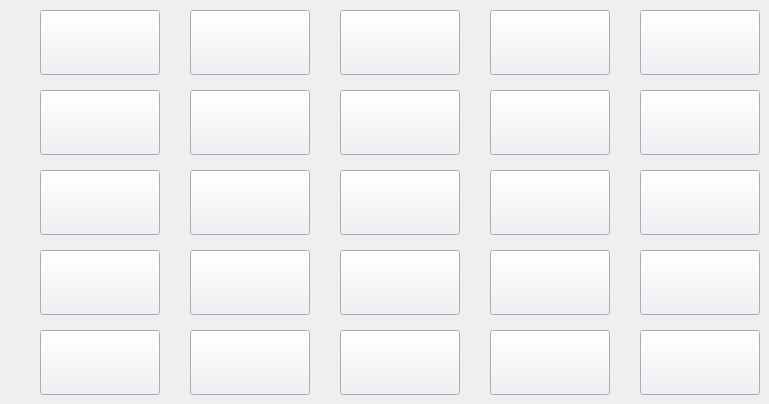
   <widget class="QWidget" name="tab_8">
    <attribute name="title">
     <string/>
    </attribute>
    <widget class="QPushButton" name="prod_39">
     <property name="geometry">
      <rect>
       <x>490</x>
       <y>170</y>
       <width>120</width>
       <height>65</height>
      </rect>
     </property>
     <property name="sizePolicy">
      <sizepolicy hsizetype="Minimum" vsizetype="Maximum">
       <horstretch>0</horstretch>
       <verstretch>0</verstretch>
      </sizepolicy>
     </property>
     <property name="font">
      <font>
       <family>Arial</family>
       <pointsize>8</pointsize>
       <weight>75</weight>
       <italic>true</italic>
       <bold>true</bold>
       <underline>false</underline>
       <kerning>true</kerning>
      </font>
     </property>
     <property name="cursor">
      <cursorShape>OpenHandCursor</cursorShape>
     </property>
     <property name="autoFillBackground">
      <bool>false</bool>
     </property>
     <property name="styleSheet">
      <string notr="true">QPushButton{background:#ecf0f5;}
QPushButton:hover{background:white}</string>
     </property>
     <property name="text">
      <string/>
     </property>
    </widget>
    <widget class="QPushButton" name="prod_43">
     <property name="geometry">
      <rect>
       <x>340</x>
       <y>250</y>
       <width>120</width>
       <height>65</height>
      </rect>
     </property>
     <property name="sizePolicy">
      <sizepolicy hsizetype="Minimum" vsizetype="Maximum">
       <horstretch>0</horstretch>
       <verstretch>0</verstretch>
      </sizepolicy>
     </property>
     <property name="font">
      <font>
       <family>Arial</family>
       <pointsize>8</pointsize>
       <weight>75</weight>
       <italic>true</italic>
       <bold>true</bold>
       <underline>false</underline>
       <kerning>true</kerning>
      </font>
     </property>
     <property name="cursor">
      <cursorShape>OpenHandCursor</cursorShape>
     </property>
     <property name="autoFillBackground">
      <bool>false</bool>
     </property>
     <property name="styleSheet">
      <string notr="true">QPushButton{background:#ecf0f5;}
QPushButton:hover{background:white}</string>
     </property>
     <property name="text">
      <string/>
     </property>
    </widget>
    <widget class="QPushButton" name="prod_36">
     <property name="geometry">
      <rect>
       <x>40</x>
       <y>170</y>
       <width>120</width>
       <height>65</height>
      </rect>
     </property>
     <property name="sizePolicy">
      <sizepolicy hsizetype="Minimum" vsizetype="Maximum">
       <horstretch>0</horstretch>
       <verstretch>0</verstretch>
      </sizepolicy>
     </property>
     <property name="font">
      <font>
       <family>Arial</family>
       <pointsize>8</pointsize>
       <weight>75</weight>
       <italic>true</italic>
       <bold>true</bold>
       <underline>false</underline>
       <kerning>true</kerning>
      </font>
     </property>
     <property name="cursor">
      <cursorShape>OpenHandCursor</cursorShape>
     </property>
     <property name="autoFillBackground">
      <bool>false</bool>
     </property>
     <property name="styleSheet">
      <string notr="true">QPushButton{background:#ecf0f5;}
QPushButton:hover{background:white}</string>
     </property>
     <property name="text">
      <string/>
     </property>
    </widget>
    <widget class="QPushButton" name="prod_28">
     <property name="geometry">
      <rect>
       <x>340</x>
       <y>10</y>
       <width>120</width>
       <height>65</height>
      </rect>
     </property>
     <property name="sizePolicy">
      <sizepolicy hsizetype="Minimum" vsizetype="Maximum">
       <horstretch>0</horstretch>
       <verstretch>0</verstretch>
      </sizepolicy>
     </property>
     <property name="font">
      <font>
       <family>Arial</family>
       <pointsize>8</pointsize>
       <weight>75</weight>
       <italic>true</italic>
       <bold>true</bold>
       <underline>false</underline>
       <kerning>true</kerning>
      </font>
     </property>
     <property name="cursor">
      <cursorShape>OpenHandCursor</cursorShape>
     </property>
     <property name="autoFillBackground">
      <bool>false</bool>
     </property>
     <property name="styleSheet">
      <string notr="true">QPushButton{background:#ecf0f5;}
QPushButton:hover{background:white}</string>
     </property>
     <property name="text">
      <string/>
     </property>
    </widget>
    <widget class="QPushButton" name="prod_26">
     <property name="geometry">
      <rect>
       <x>40</x>
       <y>10</y>
       <width>120</width>
       <height>65</height>
      </rect>
     </property>
     <property name="sizePolicy">
      <sizepolicy hsizetype="Minimum" vsizetype="Maximum">
       <horstretch>0</horstretch>
       <verstretch>0</verstretch>
      </sizepolicy>
     </property>
     <property name="font">
      <font>
       <family>Arial</family>
       <pointsize>8</pointsize>
       <weight>75</weight>
       <italic>true</italic>
       <bold>true</bold>
       <underline>false</underline>
       <kerning>true</kerning>
      </font>
     </property>
     <property name="cursor">
      <cursorShape>OpenHandCursor</cursorShape>
     </property>
     <property name="toolTipDuration">
      <number>-1</number>
     </property>
     <property name="autoFillBackground">
      <bool>false</bool>
     </property>
     <property name="styleSheet">
      <string notr="true">QPushButton{background:#ecf0f5;}
QPushButton:hover{background:white}</string>
     </property>
     <property name="text">
      <string/>
     </property>
    </widget>
    <widget class="QPushButton" name="prod_42">
     <property name="geometry">
      <rect>
       <x>190</x>
       <y>250</y>
       <width>120</width>
       <height>65</height>
      </rect>
     </property>
     <property name="sizePolicy">
      <sizepolicy hsizetype="Minimum" vsizetype="Maximum">
       <horstretch>0</horstretch>
       <verstretch>0</verstretch>
      </sizepolicy>
     </property>
     <property name="font">
      <font>
       <family>Arial</family>
       <pointsize>8</pointsize>
       <weight>75</weight>
       <italic>true</italic>
       <bold>true</bold>
       <underline>false</underline>
       <kerning>true</kerning>
      </font>
     </property>
     <property name="cursor">
      <cursorShape>OpenHandCursor</cursorShape>
     </property>
     <property name="autoFillBackground">
      <bool>false</bool>
     </property>
     <property name="styleSheet">
      <string notr="true">QPushButton{background:#ecf0f5;}
QPushButton:hover{background:white}</string>
     </property>
     <property name="text">
      <string/>
     </property>
    </widget>
    <widget class="QPushButton" name="prod_49">
     <property name="geometry">
      <rect>
       <x>490</x>
       <y>330</y>
       <width>120</width>
       <height>65</height>
      </rect>
     </property>
     <property name="sizePolicy">
      <sizepolicy hsizetype="Minimum" vsizetype="Maximum">
       <horstretch>0</horstretch>
       <verstretch>0</verstretch>
      </sizepolicy>
     </property>
     <property name="font">
      <font>
       <family>Arial</family>
       <pointsize>8</pointsize>
       <weight>75</weight>
       <italic>true</italic>
       <bold>true</bold>
       <underline>false</underline>
       <kerning>true</kerning>
      </font>
     </property>
     <property name="cursor">
      <cursorShape>OpenHandCursor</cursorShape>
     </property>
     <property name="autoFillBackground">
      <bool>false</bool>
     </property>
     <property name="styleSheet">
      <string notr="true">QPushButton{background:#ecf0f5;}
QPushButton:hover{background:white}</string>
     </property>
     <property name="text">
      <string/>
     </property>
    </widget>
    <widget class="QPushButton" name="prod_50">
     <property name="geometry">
      <rect>
       <x>640</x>
       <y>330</y>
       <width>120</width>
       <height>65</height>
      </rect>
     </property>
     <property name="sizePolicy">
      <sizepolicy hsizetype="Minimum" vsizetype="Maximum">
       <horstretch>0</horstretch>
       <verstretch>0</verstretch>
      </sizepolicy>
     </property>
     <property name="font">
      <font>
       <family>Arial</family>
       <pointsize>8</pointsize>
       <weight>75</weight>
       <italic>true</italic>
       <bold>true</bold>
       <underline>false</underline>
       <kerning>true</kerning>
      </font>
     </property>
     <property name="cursor">
      <cursorShape>OpenHandCursor</cursorShape>
     </property>
     <property name="autoFillBackground">
      <bool>false</bool>
     </property>
     <property name="styleSheet">
      <string notr="true">QPushButton{background:#ecf0f5;}
QPushButton:hover{background:white}</string>
     </property>
     <property name="text">
      <string/>
     </property>
    </widget>
    <widget class="QPushButton" name="prod_30">
     <property name="geometry">
      <rect>
       <x>640</x>
       <y>10</y>
       <width>120</width>
       <height>65</height>
      </rect>
     </property>
     <property name="sizePolicy">
      <sizepolicy hsizetype="Minimum" vsizetype="Maximum">
       <horstretch>0</horstretch>
       <verstretch>0</verstretch>
      </sizepolicy>
     </property>
     <property name="font">
      <font>
       <family>Arial</family>
       <pointsize>8</pointsize>
       <weight>75</weight>
       <italic>true</italic>
       <bold>true</bold>
       <underline>false</underline>
       <kerning>true</kerning>
      </font>
     </property>
     <property name="cursor">
      <cursorShape>OpenHandCursor</cursorShape>
     </property>
     <property name="autoFillBackground">
      <bool>false</bool>
     </property>
     <property name="styleSheet">
      <string notr="true">QPushButton{background:#ecf0f5;}
QPushButton:hover{background:white}</string>
     </property>
     <property name="text">
      <string/>
     </property>
    </widget>
    <widget class="QPushButton" name="prod_48">
     <property name="geometry">
      <rect>
       <x>340</x>
       <y>330</y>
       <width>120</width>
       <height>65</height>
      </rect>
     </property>
     <property name="sizePolicy">
      <sizepolicy hsizetype="Minimum" vsizetype="Maximum">
       <horstretch>0</horstretch>
       <verstretch>0</verstretch>
      </sizepolicy>
     </property>
     <property name="font">
      <font>
       <family>Arial</family>
       <pointsize>8</pointsize>
       <weight>75</weight>
       <italic>true</italic>
       <bold>true</bold>
       <underline>false</underline>
       <kerning>true</kerning>
      </font>
     </property>
     <property name="cursor">
      <cursorShape>OpenHandCursor</cursorShape>
     </property>
     <property name="autoFillBackground">
      <bool>false</bool>
     </property>
     <property name="styleSheet">
      <string notr="true">QPushButton{background:#ecf0f5;}
QPushButton:hover{background:white}</string>
     </property>
     <property name="text">
      <string/>
     </property>
    </widget>
    <widget class="QPushButton" name="prod_38">
     <property name="geometry">
      <rect>
       <x>340</x>
       <y>170</y>
       <width>120</width>
       <height>65</height>
      </rect>
     </property>
     <property name="sizePolicy">
      <sizepolicy hsizetype="Minimum" vsizetype="Maximum">
       <horstretch>0</horstretch>
       <verstretch>0</verstretch>
      </sizepolicy>
     </property>
     <property name="font">
      <font>
       <family>Arial</family>
       <pointsize>8</pointsize>
       <weight>75</weight>
       <italic>true</italic>
       <bold>true</bold>
       <underline>false</underline>
       <kerning>true</kerning>
      </font>
     </property>
     <property name="cursor">
      <cursorShape>OpenHandCursor</cursorShape>
     </property>
     <property name="autoFillBackground">
      <bool>false</bool>
     </property>
     <property name="styleSheet">
      <string notr="true">QPushButton{background:#ecf0f5;}
QPushButton:hover{background:white}</string>
     </property>
     <property name="text">
      <string/>
     </property>
    </widget>
    <widget class="QPushButton" name="prod_45">
     <property name="geometry">
      <rect>
       <x>640</x>
       <y>250</y>
       <width>120</width>
       <height>65</height>
      </rect>
     </property>
     <property name="sizePolicy">
      <sizepolicy hsizetype="Minimum" vsizetype="Maximum">
       <horstretch>0</horstretch>
       <verstretch>0</verstretch>
      </sizepolicy>
     </property>
     <property name="font">
      <font>
       <family>Arial</family>
       <pointsize>8</pointsize>
       <weight>75</weight>
       <italic>true</italic>
       <bold>true</bold>
       <underline>false</underline>
       <kerning>true</kerning>
      </font>
     </property>
     <property name="cursor">
      <cursorShape>OpenHandCursor</cursorShape>
     </property>
     <property name="autoFillBackground">
      <bool>false</bool>
     </property>
     <property name="styleSheet">
      <string notr="true">QPushButton{background:#ecf0f5;}
QPushButton:hover{background:white}</string>
     </property>
     <property name="text">
      <string/>
     </property>
    </widget>
    <widget class="QPushButton" name="prod_46">
     <property name="geometry">
      <rect>
       <x>40</x>
       <y>330</y>
       <width>120</width>
       <height>65</height>
      </rect>
     </property>
     <property name="sizePolicy">
      <sizepolicy hsizetype="Minimum" vsizetype="Maximum">
       <horstretch>0</horstretch>
       <verstretch>0</verstretch>
      </sizepolicy>
     </property>
     <property name="font">
      <font>
       <family>Arial</family>
       <pointsize>8</pointsize>
       <weight>75</weight>
       <italic>true</italic>
       <bold>true</bold>
       <underline>false</underline>
       <kerning>true</kerning>
      </font>
     </property>
     <property name="cursor">
      <cursorShape>OpenHandCursor</cursorShape>
     </property>
     <property name="autoFillBackground">
      <bool>false</bool>
     </property>
     <property name="styleSheet">
      <string notr="true">QPushButton{background:#ecf0f5;}
QPushButton:hover{background:white}</string>
     </property>
     <property name="text">
      <string/>
     </property>
    </widget>
    <widget class="QPushButton" name="prod_31">
     <property name="geometry">
      <rect>
       <x>40</x>
       <y>90</y>
       <width>120</width>
       <height>65</height>
      </rect>
     </property>
     <property name="sizePolicy">
      <sizepolicy hsizetype="Minimum" vsizetype="Maximum">
       <horstretch>0</horstretch>
       <verstretch>0</verstretch>
      </sizepolicy>
     </property>
     <property name="font">
      <font>
       <family>Arial</family>
       <pointsize>8</pointsize>
       <weight>75</weight>
       <italic>true</italic>
       <bold>true</bold>
       <underline>false</underline>
       <kerning>true</kerning>
      </font>
     </property>
     <property name="cursor">
      <cursorShape>OpenHandCursor</cursorShape>
     </property>
     <property name="autoFillBackground">
      <bool>false</bool>
     </property>
     <property name="styleSheet">
      <string notr="true">QPushButton{background:#ecf0f5;}
QPushButton:hover{background:white}</string>
     </property>
     <property name="text">
      <string/>
     </property>
    </widget>
    <widget class="QPushButton" name="prod_47">
     <property name="geometry">
      <rect>
       <x>190</x>
       <y>330</y>
       <width>120</width>
       <height>65</height>
      </rect>
     </property>
     <property name="sizePolicy">
      <sizepolicy hsizetype="Minimum" vsizetype="Maximum">
       <horstretch>0</horstretch>
       <verstretch>0</verstretch>
      </sizepolicy>
     </property>
     <property name="font">
      <font>
       <family>Arial</family>
       <pointsize>8</pointsize>
       <weight>75</weight>
       <italic>true</italic>
       <bold>true</bold>
       <underline>false</underline>
       <kerning>true</kerning>
      </font>
     </property>
     <property name="cursor">
      <cursorShape>OpenHandCursor</cursorShape>
     </property>
     <property name="autoFillBackground">
      <bool>false</bool>
     </property>
     <property name="styleSheet">
      <string notr="true">QPushButton{background:#ecf0f5;}
QPushButton:hover{background:white}</string>
     </property>
     <property name="text">
      <string/>
     </property>
    </widget>
    <widget class="QPushButton" name="prod_41">
     <property name="geometry">
      <rect>
       <x>40</x>
       <y>250</y>
       <width>120</width>
       <height>65</height>
      </rect>
     </property>
     <property name="sizePolicy">
      <sizepolicy hsizetype="Minimum" vsizetype="Maximum">
       <horstretch>0</horstretch>
       <verstretch>0</verstretch>
      </sizepolicy>
     </property>
     <property name="font">
      <font>
       <family>Arial</family>
       <pointsize>8</pointsize>
       <weight>75</weight>
       <italic>true</italic>
       <bold>true</bold>
       <underline>false</underline>
       <kerning>true</kerning>
      </font>
     </property>
     <property name="cursor">
      <cursorShape>OpenHandCursor</cursorShape>
     </property>
     <property name="autoFillBackground">
      <bool>false</bool>
     </property>
     <property name="styleSheet">
      <string notr="true">QPushButton{background:#ecf0f5;}
QPushButton:hover{background:white}</string>
     </property>
     <property name="text">
      <string/>
     </property>
    </widget>
    <widget class="QPushButton" name="prod_35">
     <property name="geometry">
      <rect>
       <x>640</x>
       <y>90</y>
       <width>120</width>
       <height>65</height>
      </rect>
     </property>
     <property name="sizePolicy">
      <sizepolicy hsizetype="Minimum" vsizetype="Maximum">
       <horstretch>0</horstretch>
       <verstretch>0</verstretch>
      </sizepolicy>
     </property>
     <property name="font">
      <font>
       <family>Arial</family>
       <pointsize>8</pointsize>
       <weight>75</weight>
       <italic>true</italic>
       <bold>true</bold>
       <underline>false</underline>
       <kerning>true</kerning>
      </font>
     </property>
     <property name="cursor">
      <cursorShape>OpenHandCursor</cursorShape>
     </property>
     <property name="autoFillBackground">
      <bool>false</bool>
     </property>
     <property name="styleSheet">
      <string notr="true">QPushButton{background:#ecf0f5;}
QPushButton:hover{background:white}</string>
     </property>
     <property name="text">
      <string/>
     </property>
    </widget>
    <widget class="QPushButton" name="prod_40">
     <property name="geometry">
      <rect>
       <x>640</x>
       <y>170</y>
       <width>120</width>
       <height>65</height>
      </rect>
     </property>
     <property name="sizePolicy">
      <sizepolicy hsizetype="Minimum" vsizetype="Maximum">
       <horstretch>0</horstretch>
       <verstretch>0</verstretch>
      </sizepolicy>
     </property>
     <property name="font">
      <font>
       <family>Arial</family>
       <pointsize>8</pointsize>
       <weight>75</weight>
       <italic>true</italic>
       <bold>true</bold>
       <underline>false</underline>
       <kerning>true</kerning>
      </font>
     </property>
     <property name="cursor">
      <cursorShape>OpenHandCursor</cursorShape>
     </property>
     <property name="autoFillBackground">
      <bool>false</bool>
     </property>
     <property name="styleSheet">
      <string notr="true">QPushButton{background:#ecf0f5;}
QPushButton:hover{background:white}</string>
     </property>
     <property name="text">
      <string/>
     </property>
    </widget>
    <widget class="QPushButton" name="prod_32">
     <property name="geometry">
      <rect>
       <x>190</x>
       <y>90</y>
       <width>120</width>
       <height>65</height>
      </rect>
     </property>
     <property name="sizePolicy">
      <sizepolicy hsizetype="Minimum" vsizetype="Maximum">
       <horstretch>0</horstretch>
       <verstretch>0</verstretch>
      </sizepolicy>
     </property>
     <property name="font">
      <font>
       <family>Arial</family>
       <pointsize>8</pointsize>
       <weight>75</weight>
       <italic>true</italic>
       <bold>true</bold>
       <underline>false</underline>
       <kerning>true</kerning>
      </font>
     </property>
     <property name="cursor">
      <cursorShape>OpenHandCursor</cursorShape>
     </property>
     <property name="autoFillBackground">
      <bool>false</bool>
     </property>
     <property name="styleSheet">
      <string notr="true">QPushButton{background:#ecf0f5;}
QPushButton:hover{background:white}</string>
     </property>
     <property name="text">
      <string/>
     </property>
    </widget>
    <widget class="QPushButton" name="prod_29">
     <property name="geometry">
      <rect>
       <x>490</x>
       <y>10</y>
       <width>120</width>
       <height>65</height>
      </rect>
     </property>
     <property name="sizePolicy">
      <sizepolicy hsizetype="Minimum" vsizetype="Maximum">
       <horstretch>0</horstretch>
       <verstretch>0</verstretch>
      </sizepolicy>
     </property>
     <property name="font">
      <font>
       <family>Arial</family>
       <pointsize>8</pointsize>
       <weight>75</weight>
       <italic>true</italic>
       <bold>true</bold>
       <underline>false</underline>
       <kerning>true</kerning>
      </font>
     </property>
     <property name="cursor">
      <cursorShape>OpenHandCursor</cursorShape>
     </property>
     <property name="autoFillBackground">
      <bool>false</bool>
     </property>
     <property name="styleSheet">
      <string notr="true">QPushButton{background:#ecf0f5;}
QPushButton:hover{background:white}</string>
     </property>
     <property name="text">
      <string/>
     </property>
    </widget>
    <widget class="QPushButton" name="prod_44">
     <property name="geometry">
      <rect>
       <x>490</x>
       <y>250</y>
       <width>120</width>
       <height>65</height>
      </rect>
     </property>
     <property name="sizePolicy">
      <sizepolicy hsizetype="Minimum" vsizetype="Maximum">
       <horstretch>0</horstretch>
       <verstretch>0</verstretch>
      </sizepolicy>
     </property>
     <property name="font">
      <font>
       <family>Arial</family>
       <pointsize>8</pointsize>
       <weight>75</weight>
       <italic>true</italic>
       <bold>true</bold>
       <underline>false</underline>
       <kerning>true</kerning>
      </font>
     </property>
     <property name="cursor">
      <cursorShape>OpenHandCursor</cursorShape>
     </property>
     <property name="autoFillBackground">
      <bool>false</bool>
     </property>
     <property name="styleSheet">
      <string notr="true">QPushButton{background:#ecf0f5;}
QPushButton:hover{background:white}</string>
     </property>
     <property name="text">
      <string/>
     </property>
    </widget>
    <widget class="QPushButton" name="prod_33">
     <property name="geometry">
      <rect>
       <x>340</x>
       <y>90</y>
       <width>120</width>
       <height>65</height>
      </rect>
     </property>
     <property name="sizePolicy">
      <sizepolicy hsizetype="Minimum" vsizetype="Maximum">
       <horstretch>0</horstretch>
       <verstretch>0</verstretch>
      </sizepolicy>
     </property>
     <property name="font">
      <font>
       <family>Arial</family>
       <pointsize>8</pointsize>
       <weight>75</weight>
       <italic>true</italic>
       <bold>true</bold>
       <underline>false</underline>
       <kerning>true</kerning>
      </font>
     </property>
     <property name="cursor">
      <cursorShape>OpenHandCursor</cursorShape>
     </property>
     <property name="autoFillBackground">
      <bool>false</bool>
     </property>
     <property name="styleSheet">
      <string notr="true">QPushButton{background:#ecf0f5;}
QPushButton:hover{background:white}</string>
     </property>
     <property name="text">
      <string/>
     </property>
    </widget>
    <widget class="QPushButton" name="prod_27">
     <property name="geometry">
      <rect>
       <x>190</x>
       <y>10</y>
       <width>120</width>
       <height>65</height>
      </rect>
     </property>
     <property name="sizePolicy">
      <sizepolicy hsizetype="Minimum" vsizetype="Maximum">
       <horstretch>0</horstretch>
       <verstretch>0</verstretch>
      </sizepolicy>
     </property>
     <property name="font">
      <font>
       <family>Arial</family>
       <pointsize>8</pointsize>
       <weight>75</weight>
       <italic>true</italic>
       <bold>true</bold>
       <underline>false</underline>
       <kerning>true</kerning>
      </font>
     </property>
     <property name="cursor">
      <cursorShape>OpenHandCursor</cursorShape>
     </property>
     <property name="autoFillBackground">
      <bool>false</bool>
     </property>
     <property name="styleSheet">
      <string notr="true">QPushButton{background:#ecf0f5;}
QPushButton:hover{background:white}</string>
     </property>
     <property name="text">
      <string/>
     </property>
    </widget>
    <widget class="QPushButton" name="prod_37">
     <property name="geometry">
      <rect>
       <x>190</x>
       <y>170</y>
       <width>120</width>
       <height>65</height>
      </rect>
     </property>
     <property name="sizePolicy">
      <sizepolicy hsizetype="Minimum" vsizetype="Maximum">
       <horstretch>0</horstretch>
       <verstretch>0</verstretch>
      </sizepolicy>
     </property>
     <property name="font">
      <font>
       <family>Arial</family>
       <pointsize>8</pointsize>
       <weight>75</weight>
       <italic>true</italic>
       <bold>true</bold>
       <underline>false</underline>
       <kerning>true</kerning>
      </font>
     </property>
     <property name="cursor">
      <cursorShape>OpenHandCursor</cursorShape>
     </property>
     <property name="autoFillBackground">
      <bool>false</bool>
     </property>
     <property name="styleSheet">
      <string notr="true">QPushButton{background:#ecf0f5;}
QPushButton:hover{background:white}</string>
     </property>
     <property name="text">
      <string/>
     </property>
    </widget>
    <widget class="QPushButton" name="prod_34">
     <property name="geometry">
      <rect>
       <x>490</x>
       <y>90</y>
       <width>120</width>
       <height>65</height>
      </rect>
     </property>
     <property name="sizePolicy">
      <sizepolicy hsizetype="Minimum" vsizetype="Maximum">
       <horstretch>0</horstretch>
       <verstretch>0</verstretch>
      </sizepolicy>
     </property>
     <property name="font">
      <font>
       <family>Arial</family>
       <pointsize>8</pointsize>
       <weight>75</weight>
       <italic>true</italic>
       <bold>true</bold>
       <underline>false</underline>
       <kerning>true</kerning>
      </font>
     </property>
     <property name="cursor">
      <cursorShape>OpenHandCursor</cursorShape>
     </property>
     <property name="autoFillBackground">
      <bool>false</bool>
     </property>
     <property name="styleSheet">
      <string notr="true">QPushButton{background:#ecf0f5;}
QPushButton:hover{background:white}</string>
     </property>
     <property name="text">
      <string/>
     </property>
    </widget>
   </widget>
